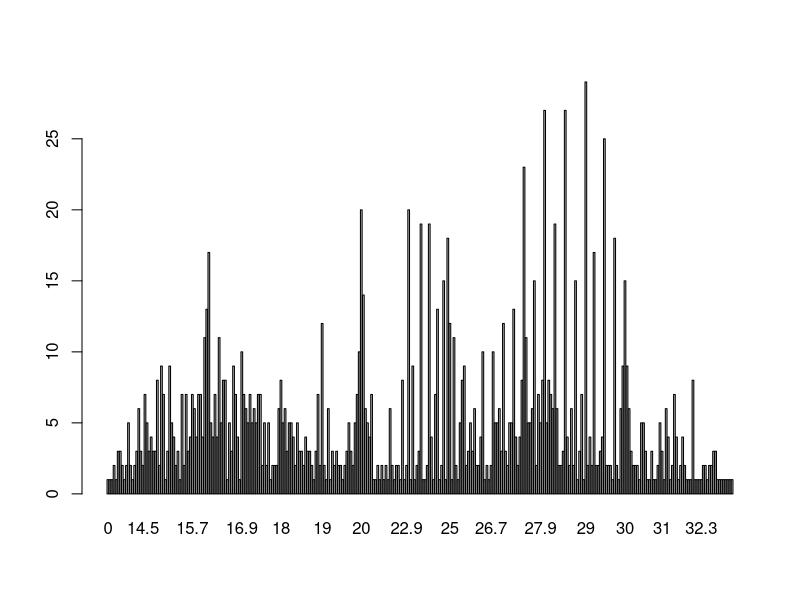
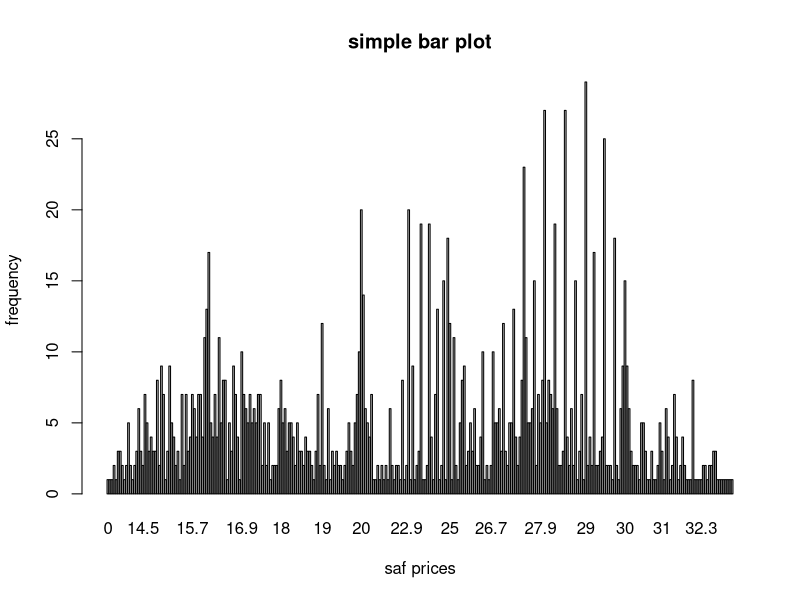

Reproduce these figures in R, in order.
library(dplyr)


#consume in the data
safdata <- read.csv("safaricom_Prices.csv", header = TRUE)
str(safdata)

#
#create a column for returns
returns_data <- 
safdata%>%
  mutate(nsafdate = as.Date(MarketDate,format = "%d/%m/%Y"),
         returnsdata = (NewPrices/MarketPrice)-1)%>%
  filter(nsafdate > "01/01/2019")%>%
  select(nsafdate,returnsdata)


##data visualization

bardata <- table(safdata$NewPrices)
barplot(bardata)
barplot(bardata, main = "simple bar plot", xlab = "saf prices", 
        ylab = "frequency")


